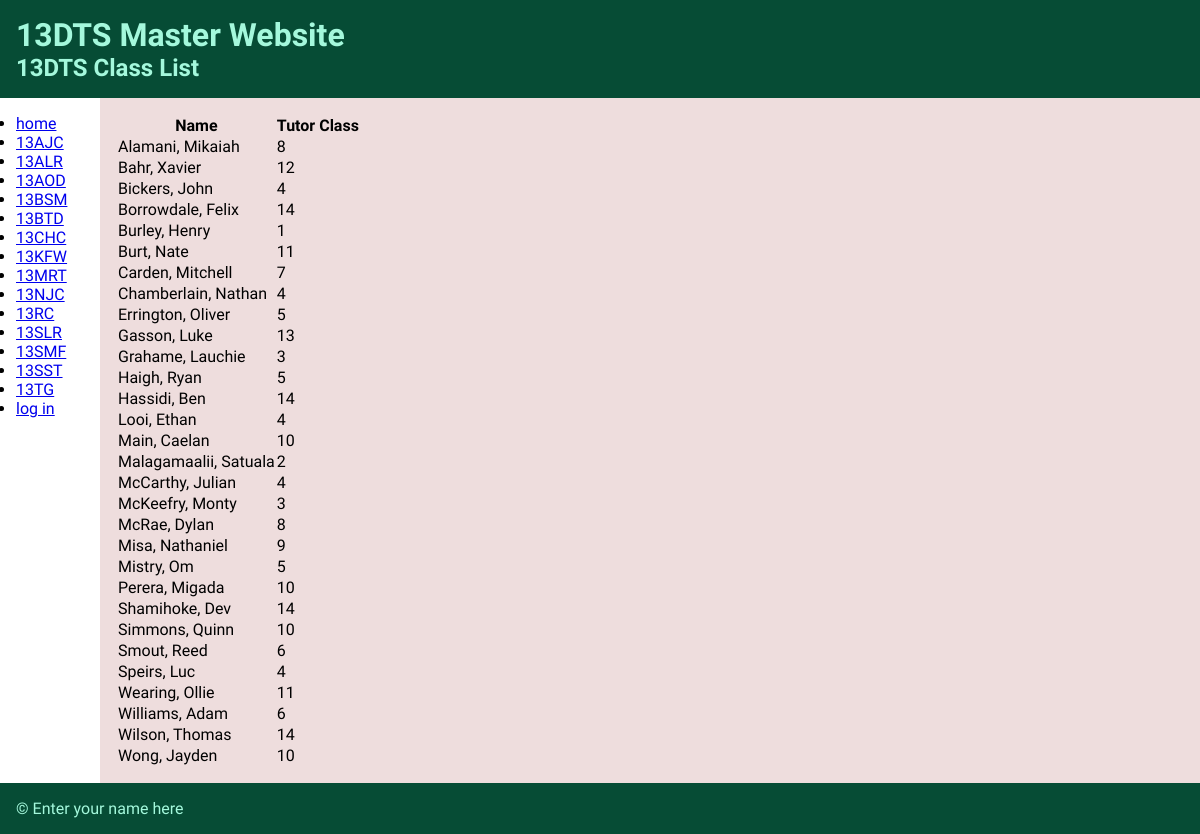
Before: / with the older database file.
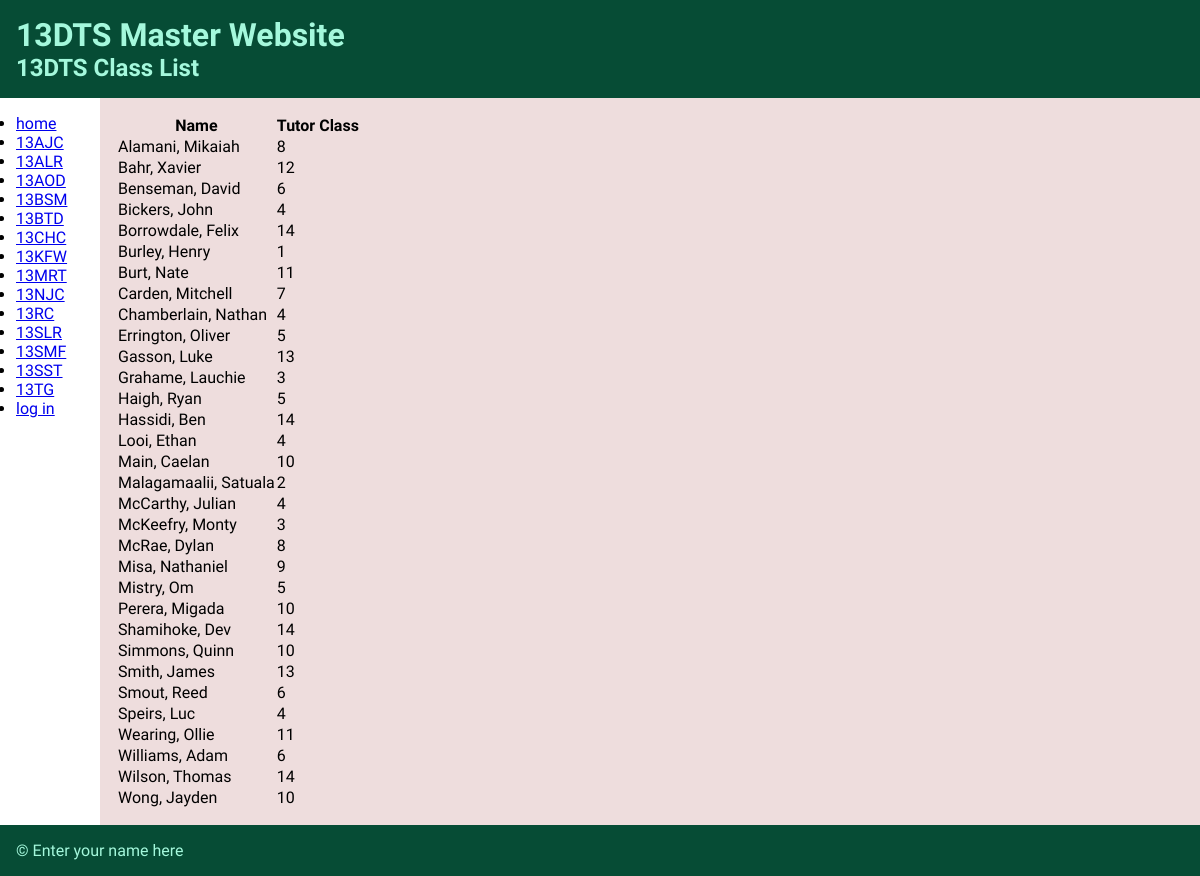
After: the same page with the newer database file.
### tables this page shows
CREATE TABLE tutor_classes
(
	id integer
		constraint tutor_classes_pk
			primary key autoincrement,
	class_name char(5)
);

CREATE TABLE students
(
	id integer
		constraint students_pk
			primary key autoincrement,
	year_level integer,
	schl_id integer,
	surname varchar(20),
	first_name varchar(15),
	tutor_id integer,
	email char(18)
, editor_id integer default 1);

### app.py (the view)
@app.route('/')
def render_homepage():
    con = create_connection(DB_NAME)
    query = "SELECT id, year_level, schl_id, surname, first_name, tutor_id, email" \
            " FROM students ORDER BY surname, first_name ASC"
    cur = con.cursor()  # You need this line next
    cur.execute(query)  # this line actually executes the query
    student_list = cur.fetchall()  # puts the results into a list usable in python
    con.close()
    class_list = get_classes()
    return render_template('home.html', students=student_list, classes=class_list, logged_in=is_logged_in())

### app.py (called while the page is built)
def create_connection(db_file):
    try:
        connection = sqlite3.connect(db_file)
        return connection
    except Error as e:
        print(e)
    return None

def get_classes():
    con = create_connection(DB_NAME)
    query = "SELECT id, class_name" \
            " FROM tutor_classes ORDER BY class_name ASC"
    cur = con.cursor()  # You need this line next
    cur.execute(query)  # this line actually executes the query
    class_list = cur.fetchall()  # puts the results into a list usable in python
    con.close()
    return class_list

def is_logged_in():
    if session.get("email") is None:
        print("not logged in")
        return False
    else:
        print("logged in")
        return True

### templates/home.html (shortened to what this page needs)
{% extends "base.html" %}
{% block pageheading %}13DTS Class List{% endblock %}
{% block main %}
<table>
    <tr>
        <th>Name</th>
        <th>Tutor Class</th>
    </tr>
    {% for student in students %}
    <tr>
        <td>{{ student[3] }}, {{ student[4] }}</td>
        <td>{{ student[5] }}</td>
    </tr>
    {% endfor %}
</table>
{% endblock %}

### templates/base.html (shortened to what this page needs)
<!DOCTYPE html>
<html lang="en">
<head>
    <link href="{{ url_for('static', filename='css/style.css') }}" rel="stylesheet">
</head>
<body>
    <div id="container">
        <header>
            <h1>13DTS Master Website</h1>
            <h2>{% block pageheading %}{% endblock %}</h2>
        </header>
        <nav>
            <ul>
                <li><a href="/">home</a></li>
                {% for class in classes %}
                <li>
                    <a href="/class/{{ class[0] }}">{{ class[1] }}</a>
                </li>
                {% endfor %}
                <li>{% if logged_in %}
                <a href="/logout">log out</a>
                {%  else %}
                <a href="/login">log in</a>
                {%  endif %}
                </li>
            </ul>
        </nav>
        <div id="main">
            {% block main %}
            {% endblock %}
        </div>
        <footer>
            <p>&copy; Enter your name here</p>
        </footer>
    </div>
</body>
</html>

### static/css/style.css (style rules this page uses)
* { font-family: Comfortaa, sans-serif; margin: 0; padding: 0; box-sizing: border-box; }
#container { display: grid; grid-template-columns: 100px auto; grid-template-areas: 'header header' 'nav main' 'footer footer'; }
header { grid-area: header; background-color: #064c35; color: #a4f8dc; padding: 1rem; }
nav { grid-area: nav; padding: 1rem; }
#main { grid-area: main; padding: 1rem; background-color: #edd; }
footer { grid-area: footer; padding: 1rem; background-color: #064c35; color: #a4f8dc; }

Changed rows visible on the page:
added students: surname "Benseman", first_name "David", tutor "6"
added students: surname "Smith", first_name "James", tutor "13"
